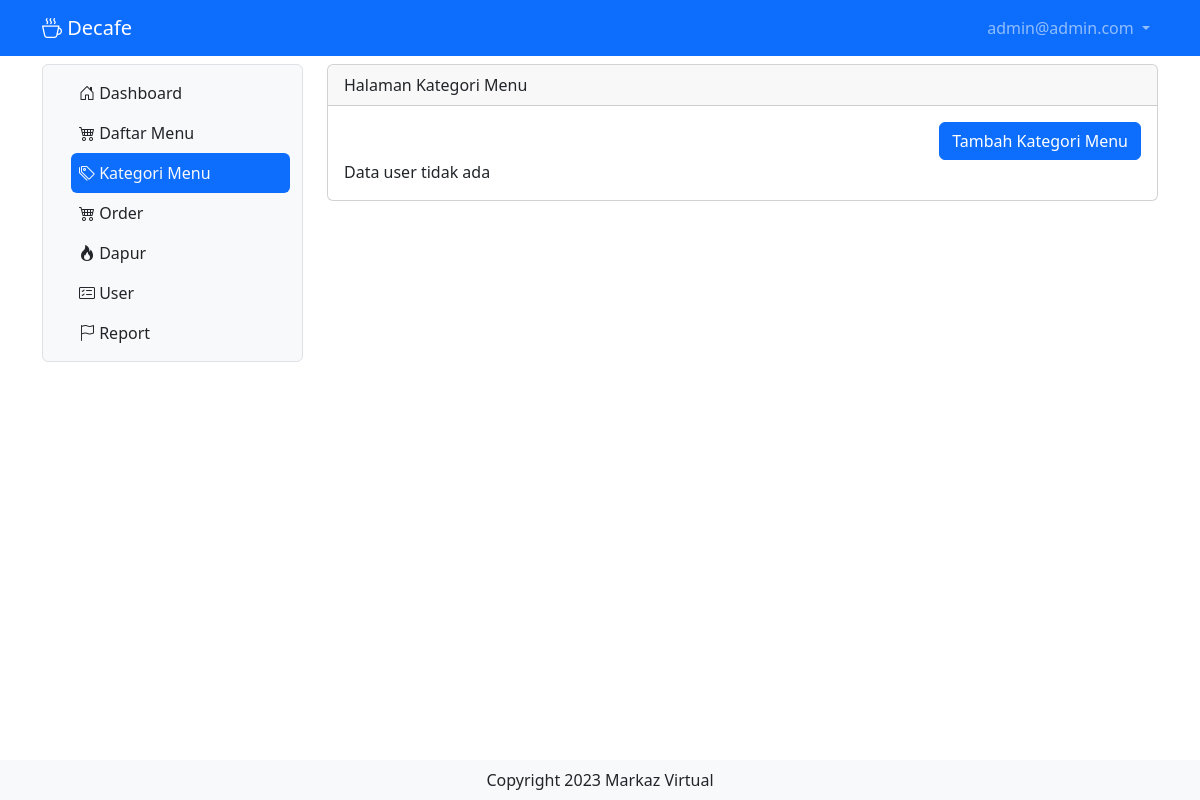
Page /katmenu (signed in) on the earlier database version.
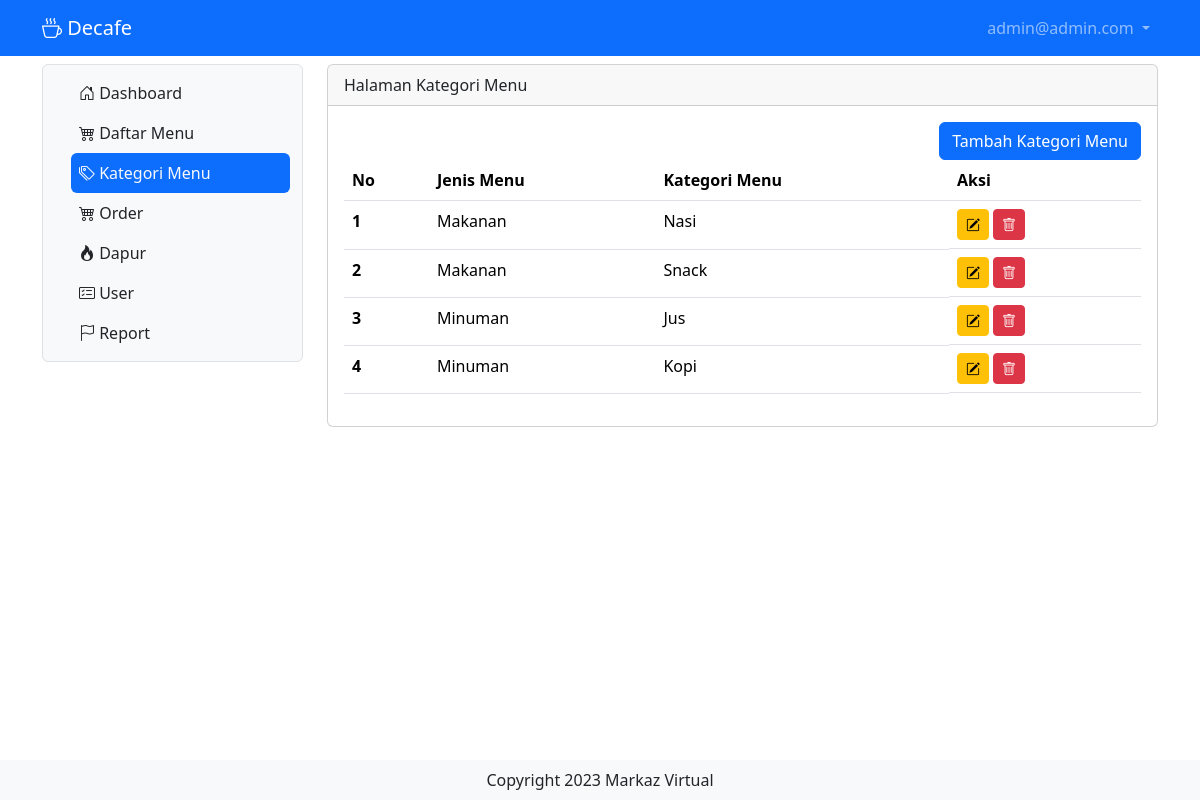
Same page on the later database version.
### tables this page shows
CREATE TABLE  `tb_kategori_menu` (
  `id` int NOT NULL AUTO_INCREMENT,
  `jenis_menu` int DEFAULT NULL,
  `kategori_menu` varchar(50) DEFAULT NULL,
  PRIMARY KEY (`id`)
);

### katmenu.php (the view, shortened to what this page needs)
<?php
include "proses/connect.php";
$query = mysqli_query($conn, "SELECT * FROM tb_kategori_menu");
while ($record = mysqli_fetch_array($query)) {
    $result[] = $record;
}
?>
<div class="col-lg-9 mt-2">
    <div class="card">
        <div class="card-header">
            Halaman Kategori Menu
        </div>
        <div class="card-body">
            <div class="row">
                <div class="col d-flex justify-content-end">
                    <button class="btn btn-primary" data-bs-toggle="modal" data-bs-target="#ModalTambahUser">Tambah Kategori Menu</button>
                </div>
            </div>
            <?php
            if (empty($result)) {
                echo "Data user tidak ada";
            } else {
            ?>
                <div class="table-responsive">
                    <table class="table table-hover">
                        <thead>
                            <tr>
                                <th scope="col">No</th>
                                <th scope="col">Jenis Menu</th>
                                <th scope="col">Kategori Menu</th>
                                <th scope="col">Aksi</th>
                            </tr>
                        </thead>
                        <tbody>
                            <?php
                            $no = 1;
                            foreach ($result as $row) {
                            ?>
                                <tr>
                                    <th scope="row"><?php echo $no++ ?></th>
                                    <td><?php echo ($row['jenis_menu'] == 1) ? "Makanan" : "Minuman" ?></td>
                                    <td><?php echo $row['kategori_menu'] ?></td>
                                    <td class="d-flex">
                                        <button class="btn btn-warning btn-sm me-1" data-bs-toggle="modal" data-bs-target="#ModalEdit<?php echo $row['id_kat_menu'] ?>"><i class="bi bi-pencil-square"></i></button>
                                        <button class="btn btn-danger btn-sm me-1" data-bs-toggle="modal" data-bs-target="#ModalDelete<?php echo $row['id_kat_menu'] ?>"><i class="bi bi-trash"></i></button>
                                    </td>
                                </tr>
                            <?php
                            } ?>
                        </tbody>
                    </table>
                </div>
            <?php
            } ?>
        </div>
    </div>
</div>

Differences in the rows shown:
added tb_kategori_menu: jenis_menu "Makanan", kategori_menu "Nasi"
added tb_kategori_menu: jenis_menu "Makanan", kategori_menu "Snack"
added tb_kategori_menu: jenis_menu "Minuman", kategori_menu "Jus"
added tb_kategori_menu: jenis_menu "Minuman", kategori_menu "Kopi"
Other differences:
text no longer shown: "Data user tidak ada"
text now shown: "No Jenis Menu Kategori Menu Aksi"
